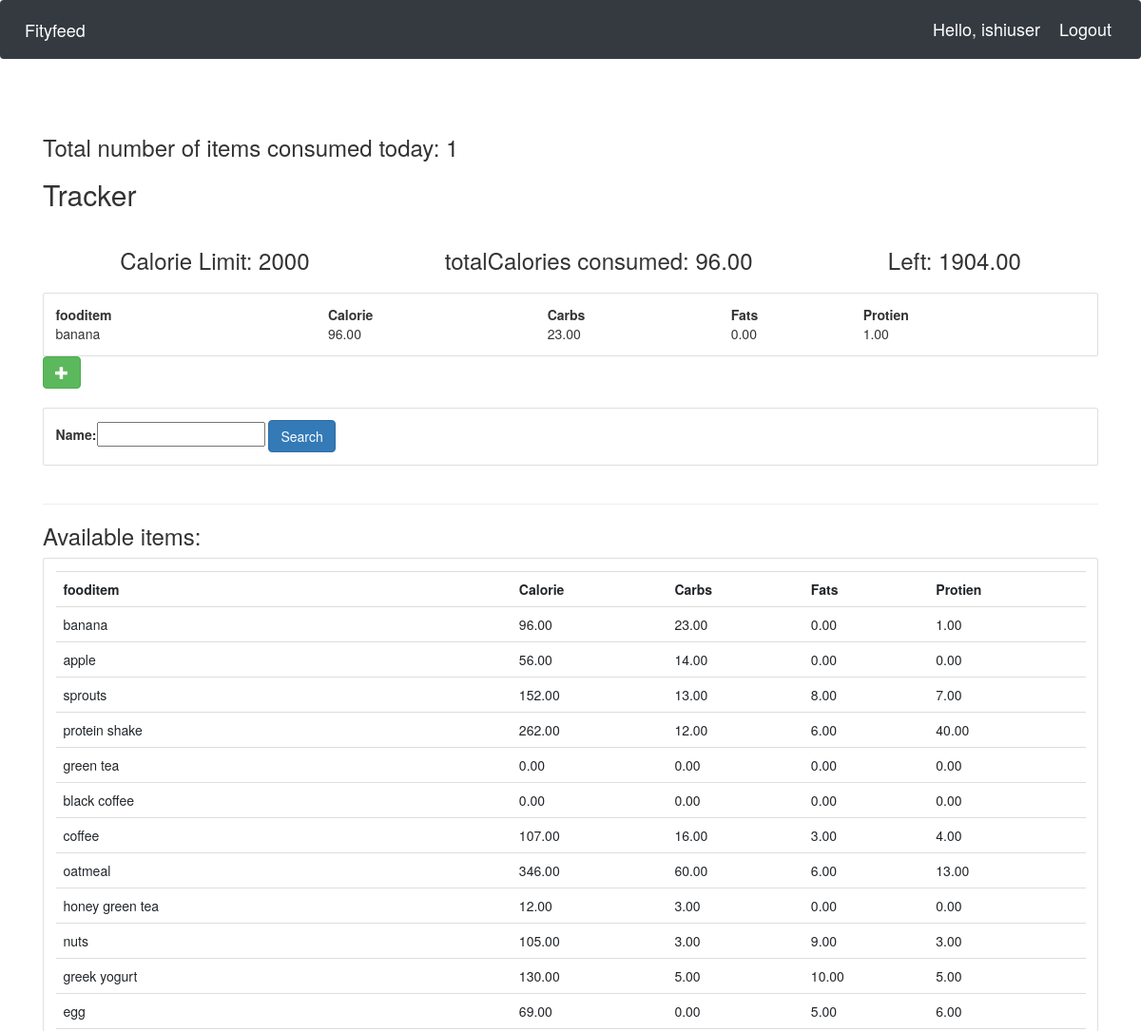
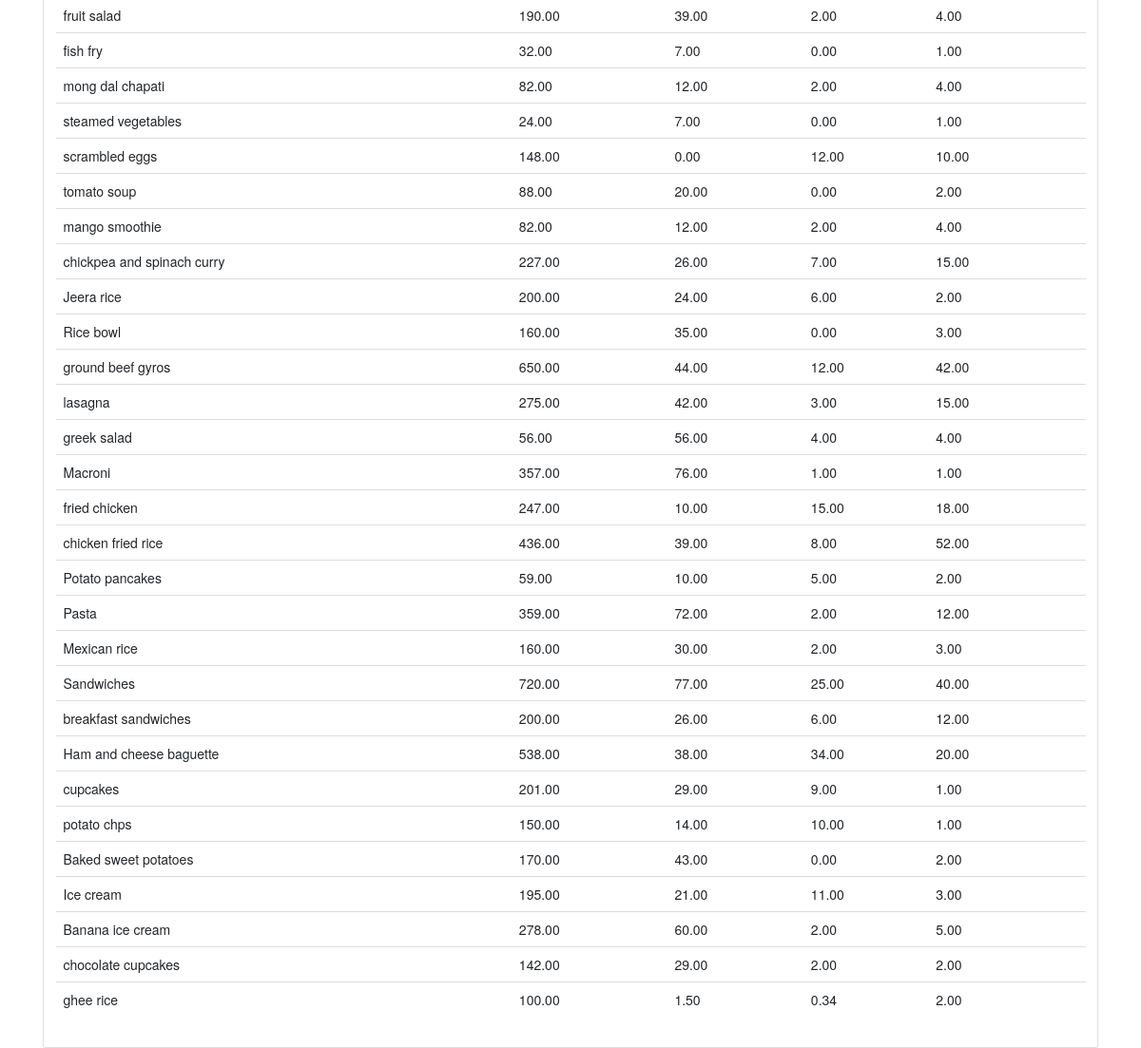
Page /user/ (signed in) on the committed database (2 pictures, top to bottom).
### Fityfeed/models.py (models this page shows, shortened)
class Fooditem(models.Model):
    name = models.CharField(max_length=200)
    category = models.ManyToManyField(Category)
    carbohydrate = models.DecimalField(max_digits=5,decimal_places=2,default=0)
    fats = models.DecimalField(max_digits=5,decimal_places=2,default=0)
    protein = models.DecimalField(max_digits=5,decimal_places=2,default=0)
    calorie=models.DecimalField(max_digits=5,decimal_places=2,default=0,blank=True)
    quantity = models.IntegerField(default=1,null=True,blank=True)

### Fityfeed/views.py (the view)
# urls.py: path('user/',views.userPage,name='userPage'), #userPage
def userPage(request):
    user=request.user
    cust=user.customer
    fooditems=Fooditem.objects.filter()
    myfilter = fooditemFilter(request.GET,queryset=fooditems)
    fooditems=myfilter.qs
    total=UserFooditem.objects.all()
    myfooditems=total.filter(customer=cust)
    cnt=myfooditems.count()
    querysetFood=[]
    for food in myfooditems:
        querysetFood.append(food.fooditem.all())
    finalFoodItems=[]
    for items in querysetFood:
        for food_items in items:
            finalFoodItems.append(food_items)
    totalCalories=0
    for foods in finalFoodItems:
        totalCalories+=foods.calorie
    CalorieLeft=2000-totalCalories
    context={'CalorieLeft':CalorieLeft,'totalCalories':totalCalories,'cnt':cnt,'foodlist':finalFoodItems,'fooditem':fooditems,'myfilter':myfilter}
    return render(request,'user.html',context)

### Fityfeed/templates/user.html (shortened to what this page needs)
{% extends 'main.html' %}
{% block content %}
<head> <link rel="stylesheet" href="https://maxcdn.bootstrapcdn.com/bootstrap/3.3.7/css/bootstrap.min.css"></head>
<h3>Total number of items consumed today: {{cnt}}</h3>
<div class="today">
	<h2>Tracker</h2>
	<div class="flex-box-row">
		<h3>Calorie Limit: 2000</h3>
		<h3>totalCalories consumed: {{totalCalories}}</h3>
		<h3>Left: {{ CalorieLeft }}</h3>
	</div>
    <div class="card card-body">
        <table>
            <tr>
                <th>fooditem</th>
                <th>Calorie</th>
                <th>Carbs</th>
                <th>Fats</th>
                <th>Protien</th>
            </tr>
            {% for food in foodlist %}
            <tr>
                <td>{{food.name}}</td>
                <td> {{food.calorie}}</td>
                <td> {{food.carbohydrate}}</td>
                <td> {{food.fats}}</td>
				<td> {{food.protein}}</td>
			</tr>
            {% endfor %}
        </table>
	</div>
	<form action="{% url 'addFooditem' %}" method="POST">
		<button type="submit" class="btn btn-success">
			<span class="glyphicon glyphicon-plus"></span>
		</button>
	</form>
</div>
<br>
<div class="row">
	<div class="col">
		<div class="card card-body">
			<form method="get">
				{{myfilter.form}}
		    <button class="btn btn-primary" type="submit">Search</button>
		  </form>
		</div>
	</div>
</div>
<br>
<hr>
<h3>Available items:</h3>
<div class="row">
	<div class="col-md">
		<div class="card card-body">
			<table class="table table-sm">
				<tr>
					<th>fooditem</th>
					<th>Calorie</th>
					<th>Carbs</th>
					<th>Fats</th>
					<th>Protien</th>
				</tr>
				{% for food in fooditem %}
				<tr>
					<td>{{food.name}}</td>
					<td> {{food.calorie}}</td>
					<td> {{food.carbohydrate}}</td>
                    <td> {{food.fats}}</td>
                    <td> {{food.protein}}</td>
					</tr>
				{% endfor %}
			</table>
		</div>
	</div>
</div>
{% endblock %}

### Fityfeed/templates/navbar.html (shortened to what this page needs)
{% load static%}
<nav class="navbar navbar-expand-lg navbar-dark bg-dark">
    <a class="navbar-brand" href="{% url 'home' %}">Fityfeed</a>
    <span class="hello-msg">Hello, {{request.user}}</span>
    <span ><a  class="hello-msg" href="{% url 'logout' %}">Logout</a></span>
  </nav>

### static/css/main.css (style rules this page uses)
.flex-box-row { display:flex; padding : 10px; flex-wrap: wrap; justify-content: space-around; }

### Fityfeed/templates/navbar.html (style rules this page uses)
.hello-msg { font-size: 18px; color: #fff; margin-right: 20px; }

### rows in the picture
Fooditem: name "banana", calorie "96.00", carbohydrate "23.00", fats "0.00", protein "1.00"
Fooditem: name "apple", calorie "56.00", carbohydrate "14.00", fats "0.00", protein "0.00"
Fooditem: name "sprouts", calorie "152.00", carbohydrate "13.00", fats "8.00", protein "7.00"
Fooditem: name "protein shake", calorie "262.00", carbohydrate "12.00", fats "6.00", protein "40.00"
Fooditem: name "green tea", calorie "0.00", carbohydrate "0.00", fats "0.00", protein "0.00"
Fooditem: name "black coffee", calorie "0.00", carbohydrate "0.00", fats "0.00", protein "0.00"
Fooditem: name "coffee", calorie "107.00", carbohydrate "16.00", fats "3.00", protein "4.00"
Fooditem: name "oatmeal", calorie "346.00", carbohydrate "60.00", fats "6.00", protein "13.00"
Fooditem: name "honey green tea", calorie "12.00", carbohydrate "3.00", fats "0.00", protein "0.00"
Fooditem: name "nuts", calorie "105.00", carbohydrate "3.00", fats "9.00", protein "3.00"
Fooditem: name "greek yogurt", calorie "130.00", carbohydrate "5.00", fats "10.00", protein "5.00"
Fooditem: name "egg", calorie "69.00", carbohydrate "0.00", fats "5.00", protein "6.00"
Fooditem: name "fruit salad", calorie "190.00", carbohydrate "39.00", fats "2.00", protein "4.00"
Fooditem: name "fish fry", calorie "32.00", carbohydrate "7.00", fats "0.00", protein "1.00"
Fooditem: name "mong dal chapati", calorie "82.00", carbohydrate "12.00", fats "2.00", protein "4.00"
Fooditem: name "steamed vegetables", calorie "24.00", carbohydrate "7.00", fats "0.00", protein "1.00"
Fooditem: name "scrambled eggs", calorie "148.00", carbohydrate "0.00", fats "12.00", protein "10.00"
Fooditem: name "tomato soup", calorie "88.00", carbohydrate "20.00", fats "0.00", protein "2.00"
Fooditem: name "mango smoothie", calorie "82.00", carbohydrate "12.00", fats "2.00", protein "4.00"
Fooditem: name "chickpea and spinach curry", calorie "227.00", carbohydrate "26.00", fats "7.00", protein "15.00"
Fooditem: name "Jeera rice", calorie "200.00", carbohydrate "24.00", fats "6.00", protein "2.00"
Fooditem: name "Rice bowl", calorie "160.00", carbohydrate "35.00", fats "0.00", protein "3.00"
Fooditem: name "ground beef gyros", calorie "650.00", carbohydrate "44.00", fats "12.00", protein "42.00"
Fooditem: name "lasagna", calorie "275.00", carbohydrate "42.00", fats "3.00", protein "15.00"
Fooditem: name "greek salad", calorie "56.00", carbohydrate "56.00", fats "4.00", protein "4.00"
Fooditem: name "Macroni", calorie "357.00", carbohydrate "76.00", fats "1.00", protein "1.00"
Fooditem: name "fried chicken", calorie "247.00", carbohydrate "10.00", fats "15.00", protein "18.00"
Fooditem: name "chicken fried rice", calorie "436.00", carbohydrate "39.00", fats "8.00", protein "52.00"
Fooditem: name "Potato pancakes", calorie "59.00", carbohydrate "10.00", fats "5.00", protein "2.00"
Fooditem: name "Pasta", calorie "359.00", carbohydrate "72.00", fats "2.00", protein "12.00"
Fooditem: name "Mexican rice", calorie "160.00", carbohydrate "30.00", fats "2.00", protein "3.00"
Fooditem: name "Sandwiches", calorie "720.00", carbohydrate "77.00", fats "25.00", protein "40.00"
Fooditem: name "breakfast sandwiches", calorie "200.00", carbohydrate "26.00", fats "6.00", protein "12.00"
Fooditem: name "Ham and cheese baguette", calorie "538.00", carbohydrate "38.00", fats "34.00", protein "20.00"
Fooditem: name "cupcakes", calorie "201.00", carbohydrate "29.00", fats "9.00", protein "1.00"
Fooditem: name "potato chps", calorie "150.00", carbohydrate "14.00", fats "10.00", protein "1.00"
Fooditem: name "Baked sweet potatoes", calorie "170.00", carbohydrate "43.00", fats "0.00", protein "2.00"
Fooditem: name "Ice cream", calorie "195.00", carbohydrate "21.00", fats "11.00", protein "3.00"
Fooditem: name "Banana ice cream", calorie "278.00", carbohydrate "60.00", fats "2.00", protein "5.00"
Fooditem: name "chocolate cupcakes", calorie "142.00", carbohydrate "29.00", fats "2.00", protein "2.00"
Fooditem: name "ghee rice", calorie "100.00", carbohydrate "1.50", fats "0.34", protein "2.00"

### other values in the picture
{{ request.user }} "ishiuser"
{{ cnt }} "1"
{{ totalCalories }} "96.00"
{{ CalorieLeft }} "1904.00"
